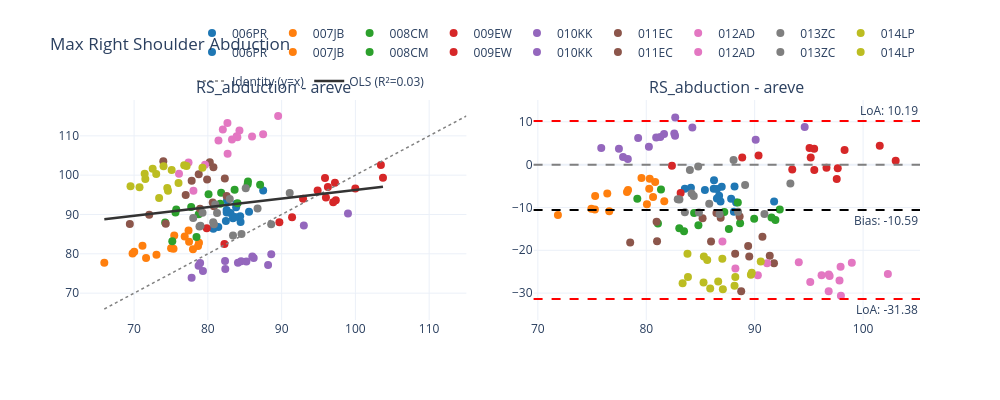

This figure's notebook cell:
### Code cell
fig = (
    Ensembler(in_folder=fld, channels=channels, n_rows= rows, n_cols =cols, str_match=str_match, condition_spec=spec)
    .add_subplot(PlotSpec(channel='RS_abduction',
                          condition="areve", companions=["vicon"],
                          row=1, col=1,
                          renderer=ScatterRenderer(regression_line= True, show_subjects = True), events=events))
    .add_subplot(PlotSpec(channel='RS_abduction',
                          condition="areve", companions=["vicon"],
                          row=1, col=2, renderer=BlandAltmanRenderer(use_events= True, show_subjects=True), events=events))
    .build(title="Max Right Shoulder Abduction")
)

fig.show()
